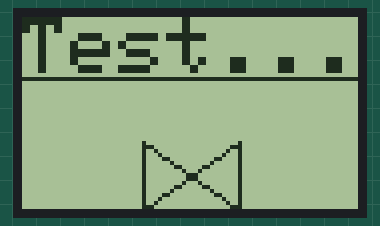
Simulated run of this sketch. Board: Arduino Uno, built with avr-gcc and run on an emulated ATmega328P. Shown: 84×48 one-colour display.

Above: at 0.2 s.
At 4.96 s:
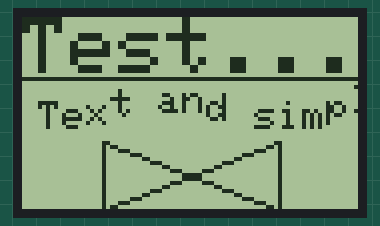
At 9.31 s:
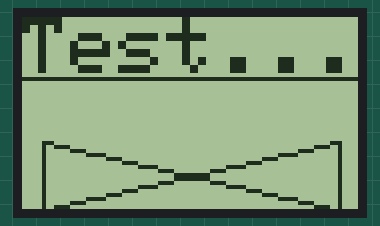
At 20.04 s:
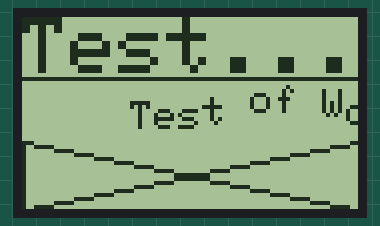
At 29.52 s:
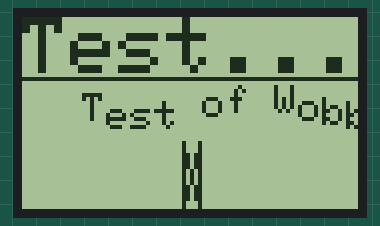
At 39.63 s:
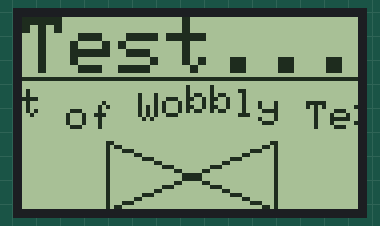

The sketch:

nokia_5110_wobble_text.ino
```cpp
/*
############################################################################
Code by Joseph Rautenbach, full writeup at: http://devjoe.com/?p=265
############################################################################
*/

#include <Adafruit_GFX.h>
#include <Adafruit_PCD8544.h>

// pin 7 - Serial clock out (SCLK)
// pin 6 - Serial data out (DIN)
// pin 5 - Data/Command select (D/C)
// pin 4 - LCD chip select (CS)
// pin 3 - LCD reset (RST)
Adafruit_PCD8544 display = Adafruit_PCD8544(7, 6, 5, 2, 3);

String text;
int textWidth;
float count = 1.0;
boolean toggle = false;

void setup()   {
  //Serial.begin(9600);

  display.begin();
  // init done

  // you can change the contrast around to adapt the display
  // for the best viewing!
  display.setContrast(55);
  display.setTextSize(1);
  display.setTextWrap(false); // this is very important!
  display.clearDisplay();
  text = "Test of Wobbly Text and simple animation!";
  textWidth = text.length()*6+85; // get the width of the text
}


void loop() {
  for(int i=0; i<textWidth; i+=1) {
    display.clearDisplay();
    display.setTextSize(2);
    display.setCursor(0, 0);
    display.print("Test..."); // just a title
    display.drawLine(0, 15, display.width(), 15, BLACK);
    count += 0.2;

    // routine to draw the actual wobbly text character by character, each with a sine wave.
    for(int j=0; j<text.length(); j++) {
      display.drawChar((j*6)+85-i, map(sin(count+(float)(j/1.5))*100, -100, 100, 17, 22), text[j], BLACK, WHITE, 1);
    }

    //draws a pattern at the bottom of the screen, also uses a sine wave.
    int sine = sin((float)count/4)*100;
    sine = map(sine, -100, 100, 0, display.width());
    display.drawLine(display.width()-sine, display.height(), sine, 31, BLACK);
    display.drawLine(sine, display.height(), display.width()-sine, 31, BLACK);
    display.drawLine(sine, 31, sine, display.height(), BLACK);
    display.drawLine(display.width()-sine, 31, display.width()-sine, display.height(), BLACK);

    display.display();
    //delay(10);


  }
}
```
